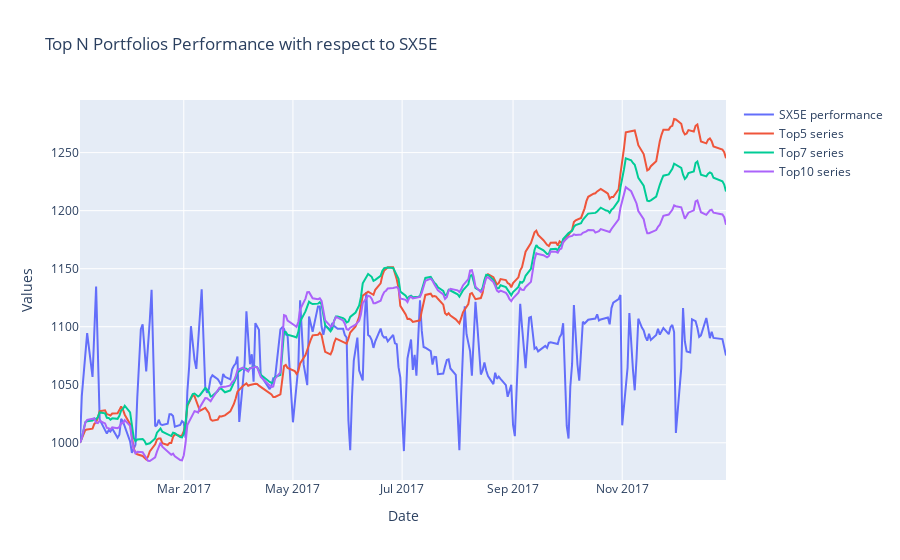

Notebook cell for this chart:
### Code cell
plot_portfolios(portfolio_series_LGBM, test_index_series)

### Figure 1 — Plotly figure (JSON) as saved in the notebook; plotly's stock layout.template omitted (floating-point values rounded to 4 significant figures; data arrays with more than 128 entries replaced by an {"elided": "..."} marker saying what was removed)
{"data": [{"mode": "lines", "name": "SX5E performance", "type": "scatter", "x": {"elided": "251 str values"}, "y": {"elided": "251 float values"}}, {"mode": "lines", "name": "Top5 series", "type": "scatter", "x": {"elided": "254 str values"}, "y": {"elided": "254 float values"}}, {"mode": "lines", "name": "Top7 series", "type": "scatter", "x": {"elided": "254 str values"}, "y": {"elided": "254 float values"}}, {"mode": "lines", "name": "Top10 series", "type": "scatter", "x": {"elided": "254 str values"}, "y": {"elided": "254 float values"}}], "layout": {"title": {"text": "Top N Portfolios Performance with respect to SX5E"}, "xaxis": {"title": {"text": "Date"}}, "yaxis": {"title": {"text": "Values"}}}}
